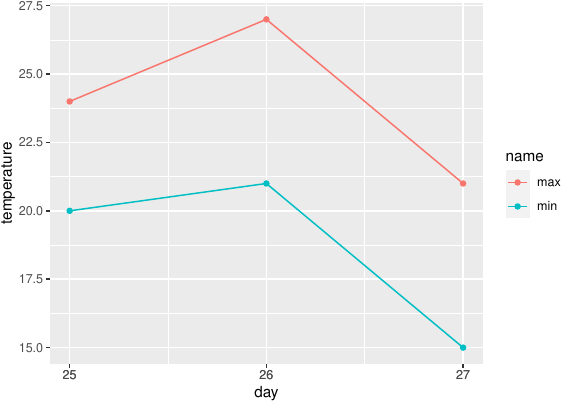

Recreate this plot in R.
pdf(file = "03-r-temp.pdf", width = 5.83, height = 4.13)

library(tidyverse)

my_wider <- data.frame(
  day = c(25, 26, 27),
  min = c(20, 21, 15),
  max = c(24, 27, 21))

my_longer <- my_wider %>%
  pivot_longer(-day)

my_longer %>%
  ggplot(aes(x = day, y = value,
             color = name)) +
  geom_point() +
  geom_line() +
  ylab("temperature") +
  scale_x_continuous(
    breaks = my_longer$day)
